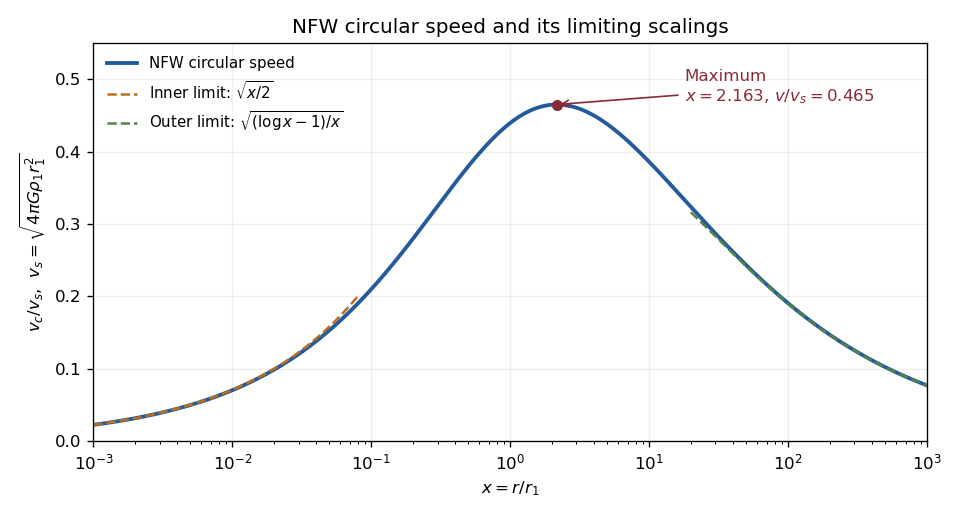

Generate this figure with Python:
"""Original NFW rotation sketch; writes its PNG basename to caller CWD.
Tested with Python 3.14.4, NumPy 2.3.5, Matplotlib 3.10.7.
Uses the caller's MPLCONFIGDIR unchanged and an opaque white background.
"""
from pathlib import Path
import math
import matplotlib
matplotlib.use('Agg')
import matplotlib.pyplot as plt
import numpy as np

x=np.logspace(-3,3,900)
y=np.sqrt((np.log1p(x)-x/(1+x))/x)
lo,hi=1.,3.
for _ in range(80):
    q=(lo+hi)/2
    if q*q/(1+q)**2>math.log1p(q)-q/(1+q):
        lo=q
    else:
        hi=q
peak=(lo+hi)/2
vpeak=math.sqrt((math.log1p(peak)-peak/(1+peak))/peak)
fig,ax=plt.subplots(figsize=(8,4.3),dpi=120,facecolor='white')
ax.set_facecolor('white')
ax.semilogx(x,y,color='#235b9c',lw=2.3,label='NFW circular speed')
small=np.logspace(-3,-1.1,150)
large=np.logspace(1.3,3,150)
ax.semilogx(small,np.sqrt(small/2),'--',color='#bd6e18',lw=1.5,label=r'Inner limit: $\sqrt{x/2}$')
ax.semilogx(large,np.sqrt((np.log(large)-1)/large),'--',color='#548343',lw=1.5,label=r'Outer limit: $\sqrt{(\log x-1)/x}$')
ax.scatter([peak],[vpeak],color='#882b37',zorder=4,s=32)
ax.annotate('Maximum\n$x=2.163$, $v/v_s=0.465$',xy=(peak,vpeak),xytext=(18,.47),arrowprops={'arrowstyle':'->','color':'#882b37'},fontsize=10,color='#882b37')
ax.set(xlabel=r'$x=r/r_1$',ylabel=r'$v_c/v_s$,  $v_s=\sqrt{4\pi G\rho_1r_1^2}$',xlim=(1e-3,1e3),ylim=(0,.55),title='NFW circular speed and its limiting scalings')
ax.grid(alpha=.2)
ax.legend(loc='upper left',frameon=False,fontsize=9)
fig.tight_layout()
fig.savefig(Path.cwd()/'paper-44-nfw-rotation.png',facecolor='white',transparent=False)
plt.close(fig)
